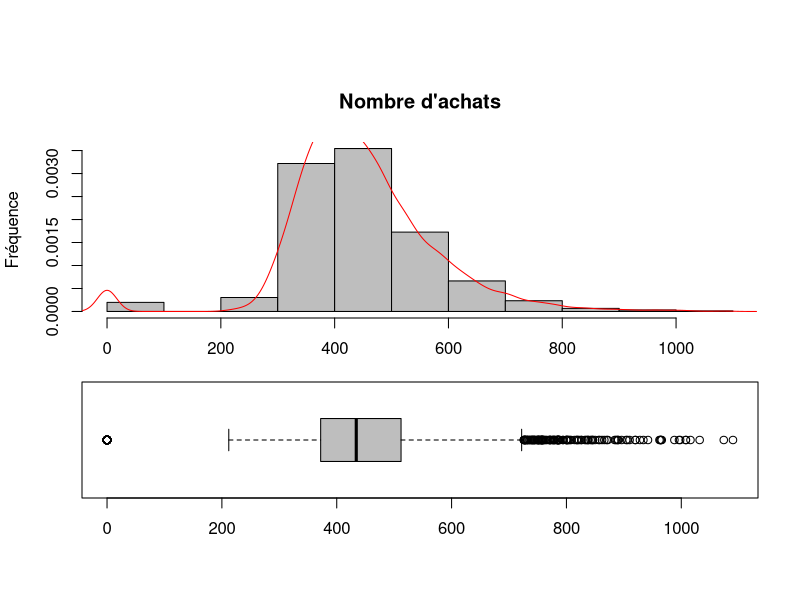
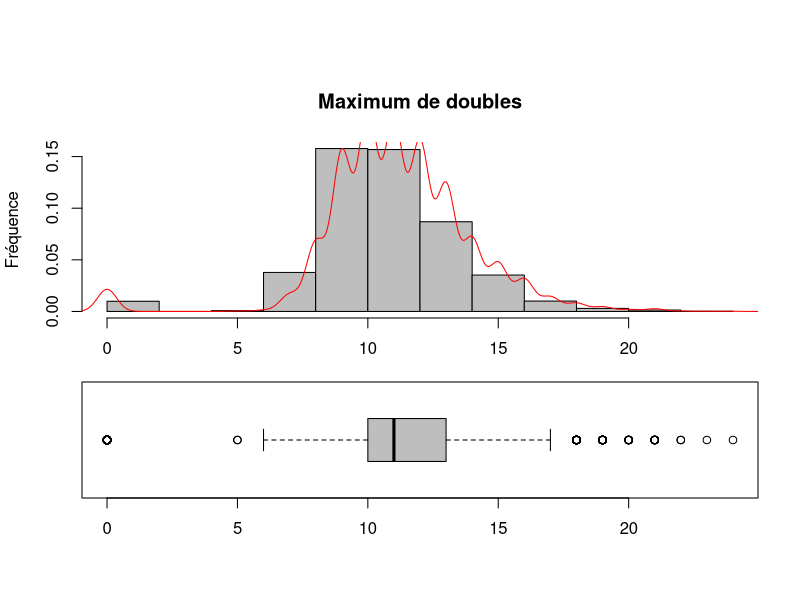
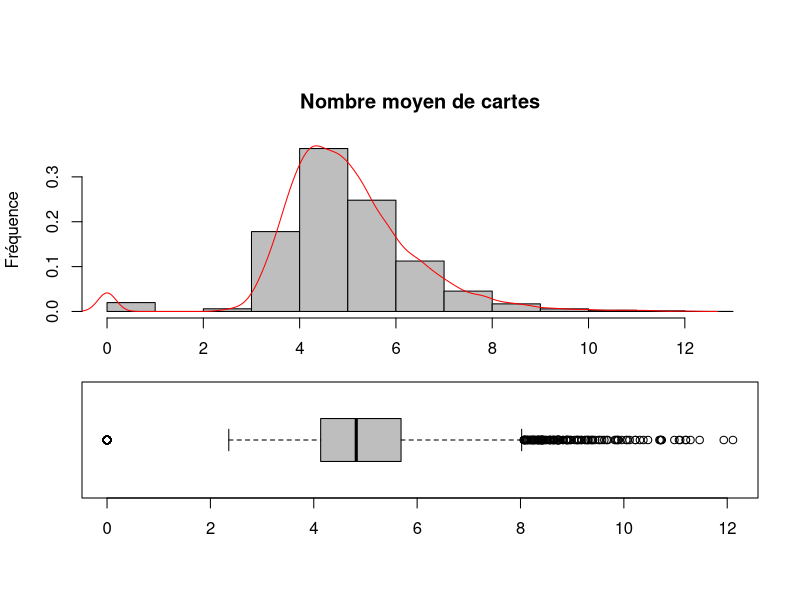

Recreate these plots in R, in order.
##################################################################################
#                                                                                #
#            Combien faut-il d'achat de carte pour finir une collection.         #
#                                                                                #
##################################################################################

####################
#
# 1 - Paramètres de la simulation

# La taille de la collection
# abrégé en TC dans les commentaires
tailleCollection = 90

# Le nombre de carte par lot lors de l'achat.
# abrégé en TL dans les commentaires
tailleLot = 2

# Le nombre de simulation total et les itérations succéssives
nbrSimulation = 5000
iteSimulation = 100


####################
# 2 - Structure du tableau de donnée

# A - dataCollection
# Tableau de données de notre simulation pour faire nos stats sur
# le nombre d'achat nécéssaire pour compléter une collection.
#
# dataCollection : 4 x nbrSimulation
# -- numSimulation : Le numéro de la simulation     - entier
# -- nbrAchat      : Le nombre d'achat nécéssaire   - entier
# -- maxDouble     : Le plus grand nombre de double - entier
# -- moyCarte      : Le nombre moyen de carte       - réel

dataCollection = data.frame(numSimulation=1:nbrSimulation, nbrAchat=0, 
	                    maxDouble=0, moyCarte = 0)

# B - aCollection
# Tableau de donnée par simulation recueillant l'ensemble des 
# cartes achetées.
#	
# aCollection : tableau de TCx2.
# -- numCarte : Numéro de carte        - entier (1 à TC).
# -- nbrCarte : Nombre de carte aquise -  entier.


####################
# 3 - Départ de la simulation

while(iteSimulation <= nbrSimulation)
{

	# initialisation de notre collection
	aCollection = data.frame(numCarte=1:tailleCollection, nbrCarte=0)

	# La collection est fini quand la somme du nombre de cartes 
 	# possédant au moins un exemplaire est égale à la taille de 
	# la collection
	while(sum(aCollection$nbrCarte!=0) != tailleCollection)
	{
		
		# Il y a TL cartes par paquet acheté
		ech=0
		while( ech < tailleLot )
		{
			# tirage : achat d'une carte au hasard parmi TC
			# sortie équiprobable d'un nombre entier de 1 à TC compris
			tirage = floor(tailleCollection*runif(1)+1)

			# On rajoute 1 au numéro de carte nouvellement aquis.
			aCollection$nbrCarte[tirage] = aCollection$nbrCarte[tirage] + 1 
			ech = ech +1	
		}
	}# La collection est complète

	# On récupère les données, on n'oublie pas la virgule pour 
	# intégrer les données sur la ligne et non dans la colonne
	dataCollection[iteSimulation,] = c(iteSimulation, 
				      sum(aCollection$nbrCarte),
				      max(aCollection$nbrCarte),
				      mean(aCollection$nbrCarte))

	# On passe à la simulation suivante
	iteSimulation = iteSimulation + 1

}# Le nombre de simulation est suffisant
# la simulation est terminé, on passe au traitement... 


####################
# 4 - Traitement des données

# Trois histogrammes et leur boxplot associé sont tracés
# - 1 - Le nombre d'achat de paquet à la fin d'une collection
# - 2 - Le plus grand nombre de double moyen à la fin d'une collection
# - 3 - Le nombre moyen de carte à la fin d'une collection 
pdf(file="1-nombre-achats.pdf")
	
	par(fig=c(0,1,0.3,.9), new=TRUE)
	hist(dataCollection$nbrAchat, freq=FALSE,  col="grey",
 		main="Nombre d'achats",
		xlab=NULL,
		ylab="Fréquence")
	    	lines(density(dataCollection$nbrAchat), col="red")
	par(fig=c(0,1,0,0.5), new=TRUE)
	boxplot(dataCollection$nbrAchat, horizontal = TRUE, col="grey")


pdf(file="2-maximum-doubles.pdf")
	par(fig=c(0,1,0.3,.9), new=TRUE)
	hist(dataCollection$maxDouble, freq=FALSE,  col="grey",
 		main="Maximum de doubles",
		xlab=NULL,
		ylab="Fréquence")
	    	lines(density(dataCollection$maxDouble), col="red")
	par(fig=c(0,1,0,0.5), new=TRUE)
	boxplot(dataCollection$maxDouble, horizontal = TRUE, col="grey")

pdf(file="3-moyenne-cartes.pdf")
	par(fig=c(0,1,0.3,.9), new=TRUE)
	hist(dataCollection$moyCarte, freq=FALSE,  col="grey",
 		main="Nombre moyen de cartes",
		xlab=NULL,
		ylab="Fréquence")
	    	lines(density(dataCollection$moyCarte), col="red")
	par(fig=c(0,1,0,0.5), new=TRUE)
	boxplot(dataCollection$moyCarte, horizontal = TRUE, col="grey")

# Quelques informations importantes concernant le nombre de paquets achetés sont 
# affichées dans la sortie standart : Min, Q1, Mediane, Moyenne, Q3, Max 
print(summary(dataCollection$nbrAchat))
print(summary(dataCollection$maxDouble))
print(summary(dataCollection$moyCarte))

	
